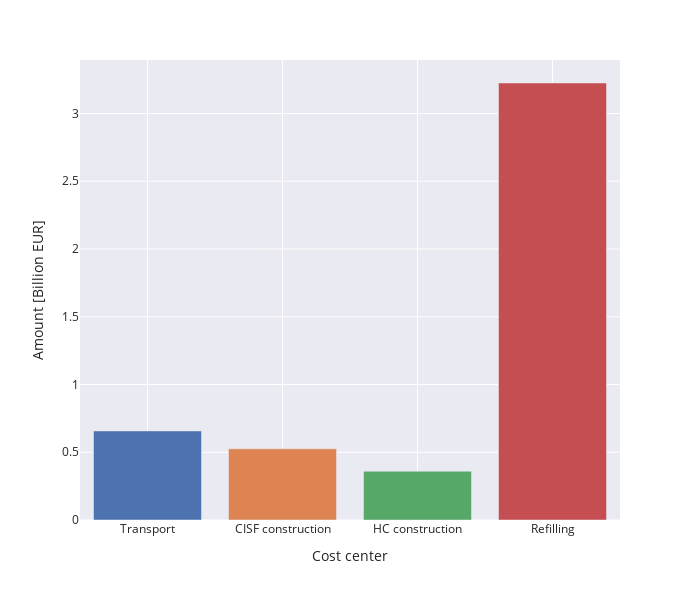

Notebook cell for this chart:
### Code cell
fig = px.bar(costs,
       x="cost_center",
       y="amount_in_billion",
       color="cost_center",
       template="seaborn",
       labels={"cost_center": "Cost center",
               "amount_in_billion": "Amount [Billion EUR]"},
        width=700, height=600)

fig.update_layout(showlegend=False)

fig.show()

### Figure 1 — Plotly figure (JSON) as saved in the notebook; plotly's stock layout.template omitted (floating-point values rounded to 4 significant figures)
{"data": [{"alignmentgroup": "True", "hovertemplate": "Cost center=%{x}<br>Amount [Billion EUR]=%{y}<extra></extra>", "legendgroup": "Transport", "marker": {"color": "rgb(76,114,176)", "pattern": {"shape": ""}}, "name": "Transport", "offsetgroup": "Transport", "orientation": "v", "showlegend": true, "textposition": "auto", "type": "bar", "x": ["Transport"], "xaxis": "x", "y": [0.6572], "yaxis": "y"}, {"alignmentgroup": "True", "hovertemplate": "Cost center=%{x}<br>Amount [Billion EUR]=%{y}<extra></extra>", "legendgroup": "CISF construction", "marker": {"color": "rgb(221,132,82)", "pattern": {"shape": ""}}, "name": "CISF construction", "offsetgroup": "CISF construction", "orientation": "v", "showlegend": true, "textposition": "auto", "type": "bar", "x": ["CISF construction"], "xaxis": "x", "y": [0.525], "yaxis": "y"}, {"alignmentgroup": "True", "hovertemplate": "Cost center=%{x}<br>Amount [Billion EUR]=%{y}<extra></extra>", "legendgroup": "HC construction", "marker": {"color": "rgb(85,168,104)", "pattern": {"shape": ""}}, "name": "HC construction", "offsetgroup": "HC construction", "orientation": "v", "showlegend": true, "textposition": "auto", "type": "bar", "x": ["HC construction"], "xaxis": "x", "y": [0.36], "yaxis": "y"}, {"alignmentgroup": "True", "hovertemplate": "Cost center=%{x}<br>Amount [Billion EUR]=%{y}<extra></extra>", "legendgroup": "Refilling", "marker": {"color": "rgb(196,78,82)", "pattern": {"shape": ""}}, "name": "Refilling", "offsetgroup": "Refilling", "orientation": "v", "showlegend": true, "textposition": "auto", "type": "bar", "x": ["Refilling"], "xaxis": "x", "y": [3.225], "yaxis": "y"}], "layout": {"barmode": "relative", "height": 600, "legend": {"title": {"text": "Cost center"}, "tracegroupgap": 0}, "margin": {"t": 60}, "showlegend": false, "width": 700, "xaxis": {"anchor": "y", "categoryarray": ["Transport", "CISF construction", "HC construction", "Refilling"], "categoryorder": "array", "domain": [0, 1], "title": {"text": "Cost center"}}, "yaxis": {"anchor": "x", "domain": [0, 1], "title": {"text": "Amount [Billion EUR]"}}}}
